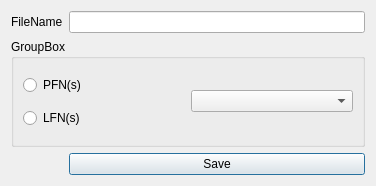
<ui version="4.0" >
 <class>Dialog</class>
 <widget class="QDialog" name="Dialog" >
  <property name="geometry" >
   <rect>
    <x>0</x>
    <y>0</y>
    <width>376</width>
    <height>186</height>
   </rect>
  </property>
  <property name="windowTitle" >
   <string>Dialog</string>
  </property>
  <layout class="QGridLayout" >
   <item row="0" column="0" >
    <widget class="QLabel" name="label" >
     <property name="text" >
      <string>FileName</string>
     </property>
    </widget>
   </item>
   <item row="0" column="1" >
    <widget class="QLineEdit" name="lineEdit" />
   </item>
   <item row="1" column="0" colspan="2" >
    <widget class="QGroupBox" name="groupBox" >
     <property name="title" >
      <string>GroupBox</string>
     </property>
     <layout class="QGridLayout" >
      <item row="0" column="0" >
       <widget class="QRadioButton" name="pfnButton" >
        <property name="text" >
         <string>PFN(s)</string>
        </property>
       </widget>
      </item>
      <item rowspan="2" row="0" column="1" >
       <widget class="QComboBox" name="comboBox" />
      </item>
      <item row="1" column="0" >
       <widget class="QRadioButton" name="lfnButton" >
        <property name="text" >
         <string>LFN(s)</string>
        </property>
       </widget>
      </item>
     </layout>
    </widget>
   </item>
   <item row="2" column="1" >
    <widget class="QPushButton" name="saveButton" >
     <property name="text" >
      <string>Save</string>
     </property>
    </widget>
   </item>
  </layout>
 </widget>
 <resources/>
 <connections/>
</ui>
